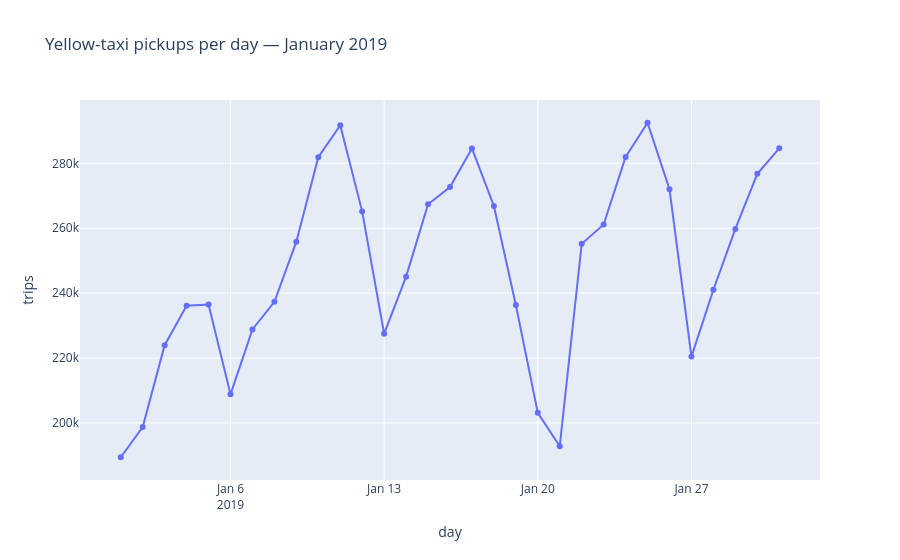

Notebook source saved alongside this figure:
### Code cell
# 2) Question 1.5 revisited: trips per day in January 2019 (weekly rhythm, holidays, weather)
per_day.orderBy("pickup_date").plot.line(
    x="pickup_date", y="trips", markers=True,
    title="Yellow-taxi pickups per day — January 2019",
    labels={"pickup_date": "day", "trips": "trips"})

### Figure 1 — Plotly figure (JSON) as saved in the notebook; plotly's stock layout.template omitted (floating-point values rounded to 4 significant figures)
{"data": [{"hovertemplate": "day=%{x}<br>trips=%{y}<extra></extra>", "legendgroup": "", "line": {"color": "#636efa", "dash": "solid"}, "marker": {"symbol": "circle"}, "mode": "lines+markers", "name": "", "orientation": "v", "showlegend": false, "type": "scatter", "x": ["2019-01-01", "2019-01-02", "2019-01-03", "2019-01-04", "2019-01-05", "2019-01-06", "2019-01-07", "2019-01-08", "2019-01-09", "2019-01-10", "2019-01-11", "2019-01-12", "2019-01-13", "2019-01-14", "2019-01-15", "2019-01-16", "2019-01-17", "2019-01-18", "2019-01-19", "2019-01-20", "2019-01-21", "2019-01-22", "2019-01-23", "2019-01-24", "2019-01-25", "2019-01-26", "2019-01-27", "2019-01-28", "2019-01-29", "2019-01-30", "2019-01-31"], "xaxis": "x", "y": [189432, 198737, 223965, 236089, 236506, 208823, 228816, 237310, 255868, 281863, 291714, 265115, 227502, 245082, 267370, 272699, 284580, 266848, 236365, 203114, 192826, 255178, 261151, 281959, 292499, 271993, 220451, 241040, 259786, 276774, 284625], "yaxis": "y"}], "layout": {"legend": {"tracegroupgap": 0}, "title": {"text": "Yellow-taxi pickups per day — January 2019"}, "xaxis": {"anchor": "y", "domain": [0.0, 1.0], "title": {"text": "day"}}, "yaxis": {"anchor": "x", "domain": [0.0, 1.0], "title": {"text": "trips"}}}}
